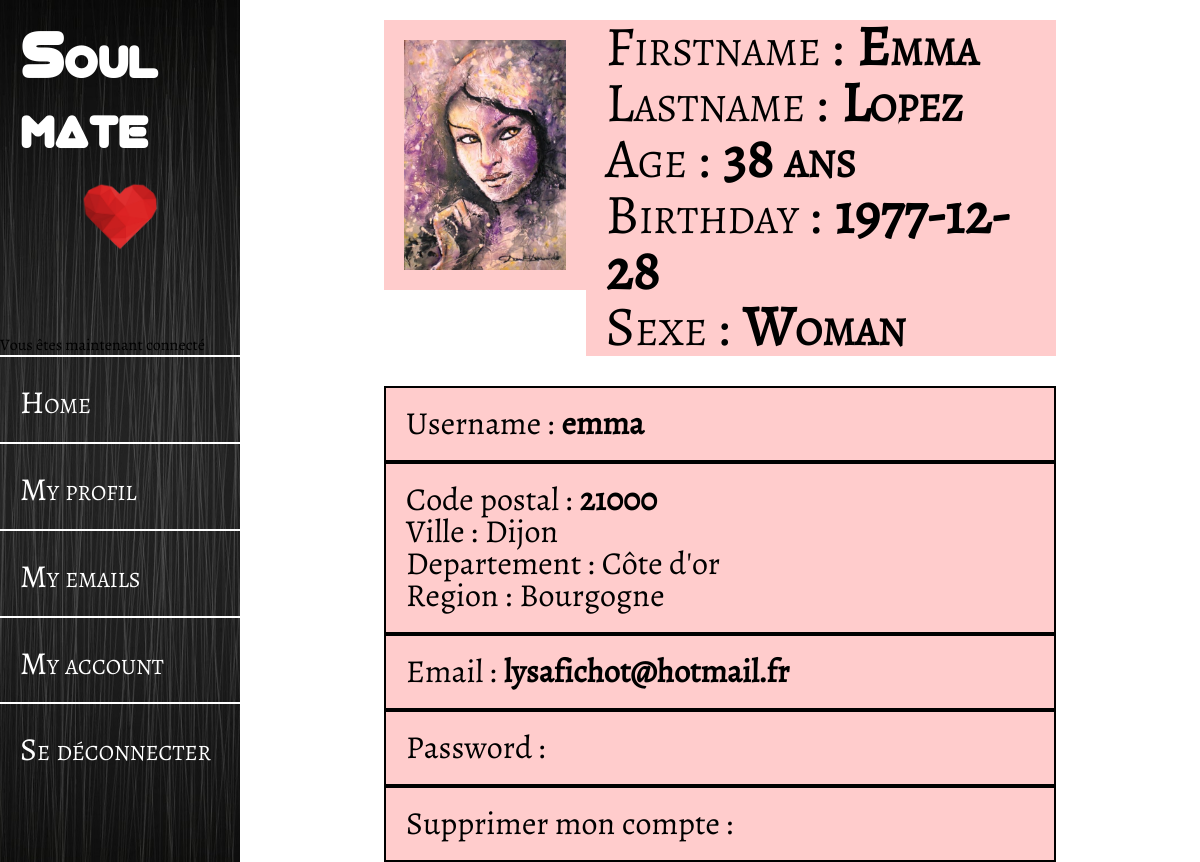
/account.php (signed in), run on the app's committed database.
### tables this page shows
CREATE TABLE IF NOT EXISTS `users` (
  `id` int(11) NOT NULL AUTO_INCREMENT,
  `firstname` varchar(255) NOT NULL,
  `lastname` varchar(255) NOT NULL,
  `id_sexe` int(11) NOT NULL,
  `birthday` date NOT NULL,
  `code_postal` varchar(5) NOT NULL,
  `avatar` varchar(255) DEFAULT NULL,
  `username` varchar(255) NOT NULL,
  `email` varchar(255) NOT NULL,
  `password` varchar(255) NOT NULL,
  `confirmation_token` varchar(255) DEFAULT NULL,
  `confirmed_at` datetime DEFAULT NULL,
  `reset_token` varchar(255) DEFAULT NULL,
  `reset_at` datetime DEFAULT NULL,
  `remember_token` varchar(255) DEFAULT NULL,
  `activate` int(11) NOT NULL,
  PRIMARY KEY (`id`)
);

CREATE TABLE IF NOT EXISTS `sexe` (
  `id_sexe` int(11) NOT NULL AUTO_INCREMENT,
  `sexe` varchar(255) NOT NULL,
  PRIMARY KEY (`id_sexe`)
);

### class/Database.php (called while the page is built, shortened)
<?php
class Database {
    public $pdo;
    public function __construct($login, $password, $database_name, $host = 'localhost') {
        $this->pdo = new PDO("mysql:dbname=$database_name;host=$host", $login, $password, array(PDO::MYSQL_ATTR_USE_BUFFERED_QUERY => true));
        $this->pdo->setAttribute(PDO::ATTR_ERRMODE, PDO::ERRMODE_EXCEPTION);
        $this->pdo->setAttribute(PDO::ATTR_DEFAULT_FETCH_MODE, PDO::FETCH_OBJ);
        $this->pdo->query("SET NAMES 'utf8'");
    }
    public function query($query, $params = false) {
        if($params){
            $req = $this->pdo->prepare($query);
            $req->execute($params);
        } else {
            $req = $this->pdo->query($query);
        }
        return $req;
    }
}

### class/App.php (called while the page is built, shortened)
<?php
class App {
    static $db = null;
    static function getDatabase() {
        if(!self::$db) {
            self::$db = new Database('root', '', 'meetic');
        }
        return self::$db;
    }
    static function getAuth() {
        return new Auth(Session::getInstance(), ['restriction_msg' => "Vous n'avez pas la permission d'acceder a cette page" ]);
    }
}

### class/Session.php (called while the page is built, shortened)
<?php
class Session {
    static $instance;
    static function getInstance() {
        if(!self::$instance){
            self::$instance = new Session();
        }
        return self::$instance;
    }
}

### class/Auth.php (called while the page is built, shortened)
<?php
class Auth {
    public function age($db, $user_id) {
          $user = $db->query('SELECT * FROM users WHERE id = ?', [$user_id])->fetch();
          if($user) {
            $now = new DateTime();
            $birth = new DateTime($user->birthday);
            return $now->diff($birth)->format('%Y ans');
            }
    }
}

### account.php (the view, shortened to what this page needs)
<?php
$db = App::getDatabase();
$user_id = $_SESSION['auth']->id;
$user = $db->query('SELECT * FROM users WHERE id = :id', ['id' => $user_id])->fetch();
$genre = $db->query('SELECT * FROM sexe WHERE id_sexe = :sexe', ['sexe' => $user->id_sexe])->fetch();
$sql = 'SELECT villes.nom AS ville , villes.code_postal, villes.id_departement,
departements.id_departement, departements.nom AS departement, departements.id_region,
regions.id_region, regions.nom AS region, users.id, users.code_postal FROM users
LEFT JOIN villes ON users.code_postal = villes.code_postal
LEFT JOIN departements ON villes.id_departement = departements.id_departement
LEFT JOIN regions ON departements.id_region = regions.id_region
WHERE users.id = :id';
$live = $db->query(''.$sql.'', ['id' => $user_id])->fetch();
?>
<!DOCTYPE html>
<html>
<head>
    <link type= "text/css" rel="stylesheet" href="css/header.css" />
    <link type= "text/css" rel="stylesheet" href="css/account.css" />
</head>
<body>
   <?php include 'include/menu.php' ?>
    <div id="container">
        <form action="#" method="post" enctype="multipart/form-data">
            <div id='info_general'>
                <fieldset id='picture' disabled>
                    <div id='avatar_account' class='modif'><img src='<?= $user->avatar; ?>' alt='avatar' /></div>
                </fieldset>
                <div id="info_profil">
                    <div><span>Firstname : </span><strong><?= $user->firstname; ?></strong> </div>
                    <div><span>Lastname : </span><strong><?= $user->lastname; ?></strong></div>
                    <div><span>Age : </span><strong><?= App::getAuth()->age($db, $user_id); ?></strong></div>
                    <div><span>Birthday : </span><strong><?= $user->birthday; ?></strong> </div>
                    <div><span>Sexe : </span><strong><?= $genre->sexe; ?></strong></div>
                </div>
            </div>
            <div id="info_account">
                <fieldset disabled>
                    <div class='modif'><span>Username : </span><strong><?= $user->username; ?></strong></div>
                </fieldset>
                <fieldset disabled>
                    <div class='modif'>
                        <span>Code postal : </span><strong><?= $user->code_postal ?></strong><br>
                        <span>Ville : </span><?= $live->ville?><strong></strong><br>
                        <span>Departement : </span><?= $live->departement?><strong></strong><br>
                        <span>Region : </span><?= $live->region?><strong></strong><br>
                    </div>
                </fieldset>
                <fieldset disabled>
                    <div class='modif'>
                        <span>Email : </span><strong><?= $user->email; ?></strong>
                    </div>
                </fieldset>
                <fieldset disabled>
                    <div class='modif'><span>Password : </span><strong></strong></div>
                </fieldset>
                <fieldset disabled>
                    <div class='modif'><span>Supprimer mon compte : </span><strong></strong></div>
                </fieldset>
            </div>
        </form>
    </div>
</body>
</html>

### css/header.css (style rules this page uses)
* { margin: 0; padding: 0; border: 0; font-size: 100%; vertical-align: baseline; -webkit-box-sizing: border-box; -moz-box-sizing: border-box; box-sizing: border-box; font-family: 'alegreyaregular', lato, sans-serif, monospace; }
html { height: 100%; width: 100%; }
body { display: block; height: 100%; width: 100%; background: url(img/grunge.jpg) repeat center center; background-size: cover; line-height: 1; min-height: 100%; margin:auto; }

### css/account.css (style rules this page uses)
#container { width: 80%; float: right; line-height: 1; min-height: 100%; margin:auto; float: right; }
form { display: flex; flex-direction: column; width: 70%; margin: auto; max-height: 60%; }
#info_general { display: flex; flex-direction: row; }
#picture { border: none; display: flex; flex-direction: column; margin-top: 20px; width: 30%; }
#avatar_account { border : none; width: 100%; }
#avatar_account img { height: 100%; width: 100%; }
#info_profil { display: flex; flex-direction: column; justify-content: space-around; width: 70%; font-size: 3.5em; padding-left: 20px; margin-top: 20px; font-variant: small-caps; background-color: rgba(255, 0, 0, 0.2); }
.modif { font-size: 2em; background-color: rgba(255, 0, 0, 0.2); padding: 20px; border: 2px solid black; cursor: pointer; }
#info_account { display: flex; flex-direction: column; justify-content: space-between; margin-top: 30px; }

### data on the page
users: avatar (picture), firstname "Emma", lastname "Lopez", birthday "38 ans", birthday "1977-12-28", username "emma", code_postal "21000", email "lysafichot@hotmail.fr"
sexe: sexe "Woman"

### other printed values
$message "Vous êtes maintenant connecté"
$live->ville "Dijon"
$live->departement "Côte d'or"
$live->region "Bourgogne"
